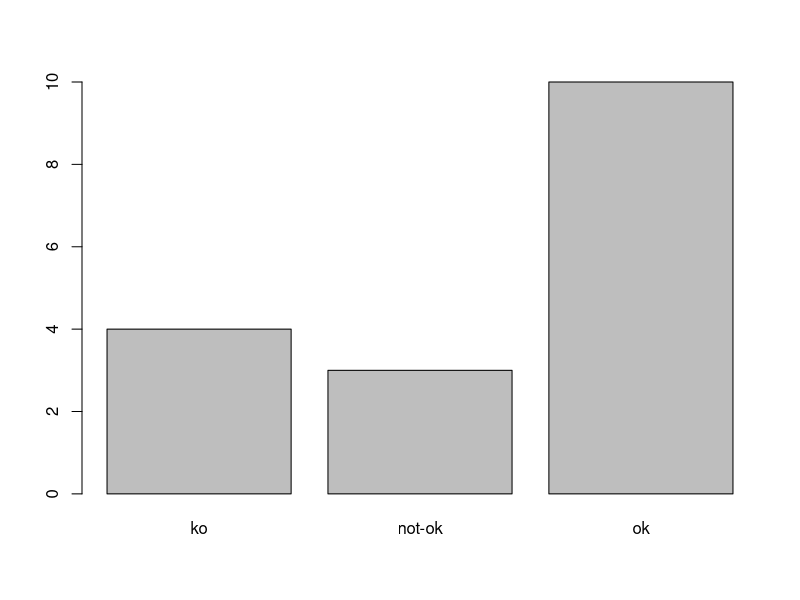
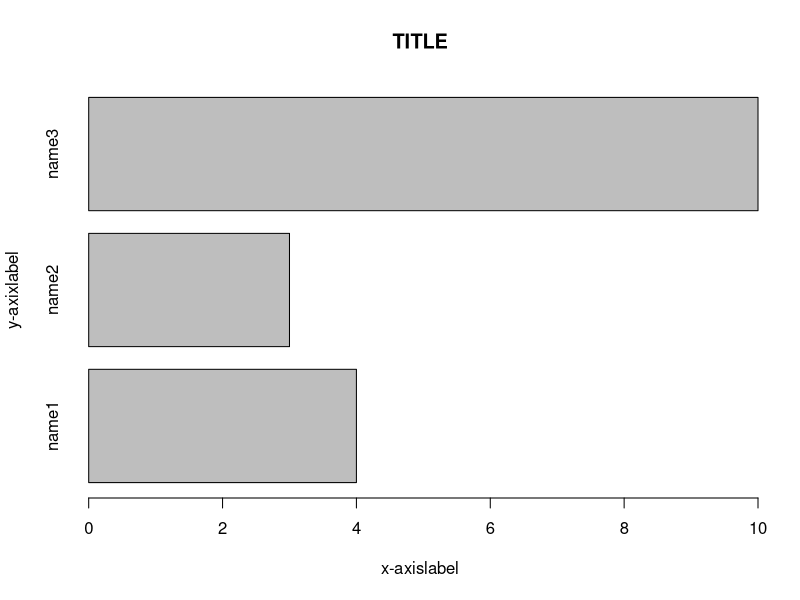
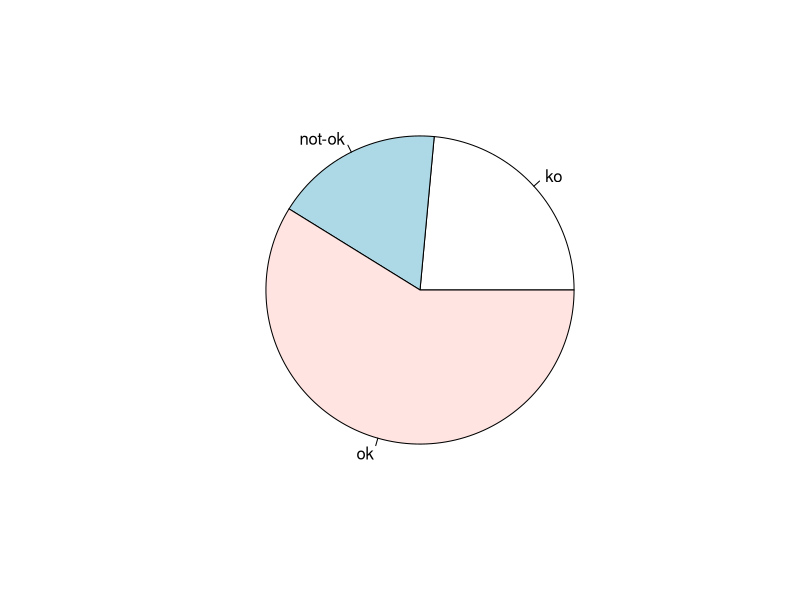

R code for these plots, in order: (Note: this script raises an error after producing the figures.)
## ---- chunk 1
knitr::opts_chunk$set(echo = TRUE)
## ---- chunk 2
variablename <- c(rep("ok", 9), "not-ok", "ok", "not-ok", "not-ok", rep("ko", 4))
table(variablename)
## ---- chunk 3
freqtabledemo <- table(variablename)
barplot(freqtabledemo)
barplot(freqtabledemo, # freqtabledemo is better when expressed in percentage
        main="TITLE", xlab="x-axislabel", ylab="y-axixlabel",
        las=0, # to change the style of axis label. possible values are 0, 1, 2 and 3.
        names.arg=c("name1", "name2", "name3"), # a vector of names to be plotted below each bar or group of bars.
        horiz=TRUE) # default is horiz=FALSE
## ---- chunk 4
pie(freqtabledemo)
## ---- chunk 5
plot(x, y, main="nameit", cex = 0.5)
## ---- chunk 6
plot(x, y, main="nameit", font.main = 3) # changing font type "3" gives italicized
## ---- chunk 7
plot(x, y, main = "nameit", pch = "w") # plotting character will be shaped "w".
## ---- chunk 8
plot(x[cat_var == "cat1"], y[cat_var == "cat1"], pch = "cat1", col = 1, main = "Different points")
points(x[cat_var == "cat2"], y[cat_var == "cat2"], pch = "cat2", col =2)
## ---- chunk 9
plot(x, y, main = "nameit", axes = F)# will remove the axes
axis(side = 1, at = num_vector, labels = char_vector)#side = 1 corresponds to the x-axis.
box()#to make box reappear
## ---- chunk 10
percapita <- read.csv("./data/percapita.csv", header = T, sep = ",")
## ---- chunk 11
colMeans(percapita[,2:9])
attach(percapita)
mean(Yr_2010, trim = .5)
apply(percapita[2:9], 2, median)
apply(percapita[2:9], 2, quantile) # default for number of quantiles is five
sort(table(Yr_2010))
table(Yr_2010)
## ---- chunk 12
# require(prettyR)
# Mode(Yr_2010)
## ---- chunk 13
zYr_2010 <- scale(Yr_2010)
head(zYr_2010)
## ---- chunk 14
mean(zYr_2010)
apply(zYr_2010, 2, sd)
## ---- chunk 15
weights <- as.vector((read.csv("./data/weights.csv", header = T))$x)
range.difference <- function(x) max(x) - min(x)
range.difference(weights)

## ---- chunk 16
mad(weights)
mad(weights, center = mean(weights))
sd(weights)
hist(weights)
## ---- chunk 17
IQR(weights)
## ---- chunk 18
CV <- function(x) sd(x)/mean(x)
CV(weights)
## ---- chunk 19
sales <- read.csv("./data/sales.csv", header = T)
head(sales)
## ---- chunk 20
attributes(sales)
class(attributes(sales))
attributes(sales)$names
attributes(sales)$names <- c("Region", "Advertising", "Sales")
## ---- chunk 21
attach(sales)
cov(Advertising, Sales)
## ---- chunk 22
corr.fun <- function(x, y)
(cov(x, y)/(sd(x)* sd(y)))
corr.fun(Advertising, Sales)
